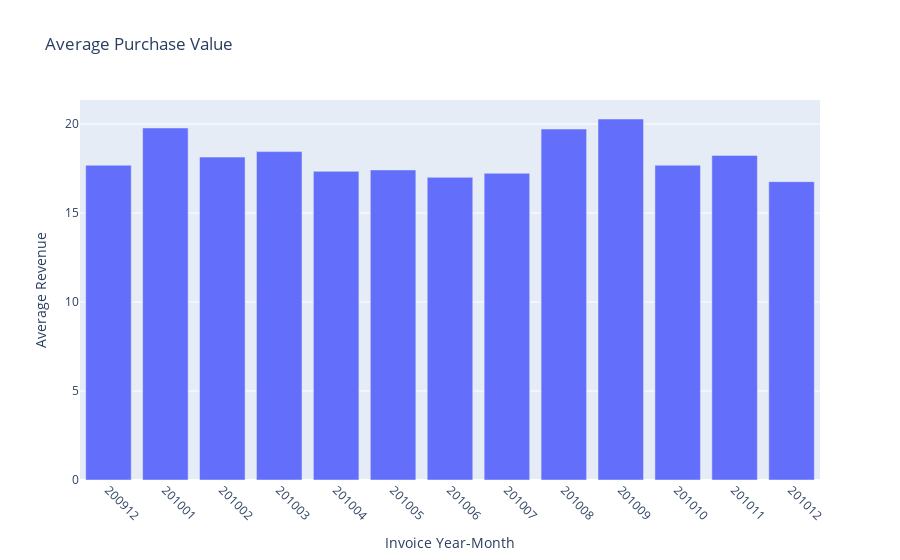

The cell this chart's notebook holds for it:
### Markdown cell above
Next, we will be looking at average purchase/revenue value for each order. This will be a metric for measuring the amount of money that a company can expect to generate from an individual customer. We will be grouping this data over the time period of each month as done in previous trends.

### Code cell
average_purchase = customer_data.groupby('InvoiceYearMonth')['Revenue'].mean().reset_index()

# plot the bar graph for the data
fig = go.Figure(data = go.Bar(x = average_purchase['InvoiceYearMonth'], y = average_purchase['Revenue']))
fig.update_layout(title="Average Purchase Value", xaxis_title="Invoice Year-Month", yaxis_title="Average Revenue"
                 , xaxis={'type':'category', 'tickangle':45})
fig.show()

### Figure 1 — Plotly figure (JSON) as saved in the notebook; plotly's stock layout.template omitted (floating-point values rounded to 4 significant figures)
{"data": [{"type": "bar", "x": [200912, 201001, 201002, 201003, 201004, 201005, 201006, 201007, 201008, 201009, 201010, 201011, 201012], "y": [17.68, 19.78, 18.14, 18.45, 17.34, 17.42, 17.0, 17.23, 19.72, 20.28, 17.69, 18.24, 16.76]}], "layout": {"autosize": true, "title": {"text": "Average Purchase Value"}, "xaxis": {"autorange": true, "range": [-0.5, 12.5], "tickangle": 45, "title": {"text": "Invoice Year-Month"}, "type": "category"}, "yaxis": {"autorange": true, "range": [0, 21.35], "title": {"text": "Average Revenue"}, "type": "linear"}}}
